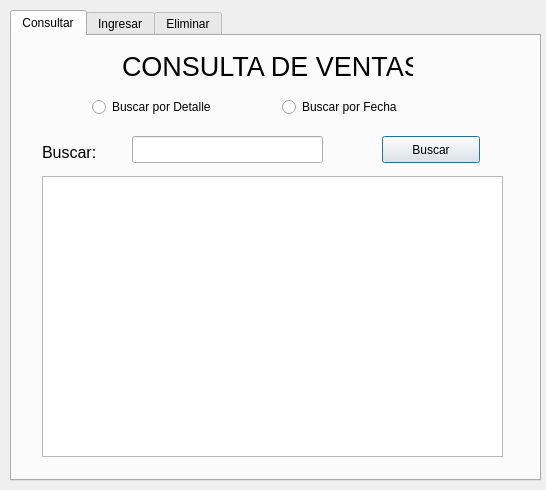
<?xml version="1.0" encoding="UTF-8"?>
<ui version="4.0">
 <class>Dialog</class>
 <widget class="QDialog" name="Dialog">
  <property name="geometry">
   <rect>
    <x>0</x>
    <y>0</y>
    <width>546</width>
    <height>490</height>
   </rect>
  </property>
  <property name="windowTitle">
   <string>Dialog</string>
  </property>
  <widget class="QTabWidget" name="tabWidget">
   <property name="geometry">
    <rect>
     <x>10</x>
     <y>10</y>
     <width>531</width>
     <height>471</height>
    </rect>
   </property>
   <property name="currentIndex">
    <number>0</number>
   </property>
   <widget class="QWidget" name="tab_0">
    <attribute name="title">
     <string>Consultar</string>
    </attribute>
    <widget class="QLabel" name="label_14">
     <property name="geometry">
      <rect>
       <x>110</x>
       <y>20</y>
       <width>291</width>
       <height>20</height>
      </rect>
     </property>
     <property name="font">
      <font>
       <pointsize>20</pointsize>
      </font>
     </property>
     <property name="text">
      <string>CONSULTA DE VENTAS</string>
     </property>
    </widget>
    <widget class="QLineEdit" name="txtBuscar">
     <property name="geometry">
      <rect>
       <x>120</x>
       <y>100</y>
       <width>191</width>
       <height>27</height>
      </rect>
     </property>
    </widget>
    <widget class="QPushButton" name="btnBuscar">
     <property name="geometry">
      <rect>
       <x>370</x>
       <y>100</y>
       <width>98</width>
       <height>27</height>
      </rect>
     </property>
     <property name="text">
      <string>Buscar</string>
     </property>
    </widget>
    <widget class="QTableView" name="tbaVentas">
     <property name="geometry">
      <rect>
       <x>30</x>
       <y>140</y>
       <width>461</width>
       <height>281</height>
      </rect>
     </property>
    </widget>
    <widget class="QLabel" name="label_24">
     <property name="geometry">
      <rect>
       <x>30</x>
       <y>100</y>
       <width>119</width>
       <height>33</height>
      </rect>
     </property>
     <property name="font">
      <font>
       <pointsize>12</pointsize>
      </font>
     </property>
     <property name="text">
      <string>Buscar:</string>
     </property>
     <property name="alignment">
      <set>Qt::AlignLeading|Qt::AlignLeft|Qt::AlignVCenter</set>
     </property>
    </widget>
    <widget class="QRadioButton" name="rdoNombre">
     <property name="geometry">
      <rect>
       <x>80</x>
       <y>60</y>
       <width>181</width>
       <height>22</height>
      </rect>
     </property>
     <property name="text">
      <string>Buscar por Detalle</string>
     </property>
    </widget>
    <widget class="QRadioButton" name="rdoFecha">
     <property name="geometry">
      <rect>
       <x>270</x>
       <y>60</y>
       <width>181</width>
       <height>22</height>
      </rect>
     </property>
     <property name="text">
      <string>Buscar por Fecha</string>
     </property>
    </widget>
   </widget>
   <widget class="QWidget" name="tab_1">
    <attribute name="title">
     <string>Ingresar</string>
    </attribute>
    <widget class="QLabel" name="label_15">
     <property name="geometry">
      <rect>
       <x>210</x>
       <y>20</y>
       <width>131</width>
       <height>31</height>
      </rect>
     </property>
     <property name="font">
      <font>
       <pointsize>20</pointsize>
      </font>
     </property>
     <property name="text">
      <string>Ventas</string>
     </property>
    </widget>
    <widget class="QPushButton" name="btnGuardar">
     <property name="geometry">
      <rect>
       <x>390</x>
       <y>370</y>
       <width>111</width>
       <height>31</height>
      </rect>
     </property>
     <property name="font">
      <font>
       <pointsize>12</pointsize>
      </font>
     </property>
     <property name="text">
      <string>Guardar</string>
     </property>
    </widget>
    <widget class="QPushButton" name="btnLimpiar">
     <property name="geometry">
      <rect>
       <x>90</x>
       <y>370</y>
       <width>111</width>
       <height>31</height>
      </rect>
     </property>
     <property name="font">
      <font>
       <pointsize>12</pointsize>
      </font>
     </property>
     <property name="text">
      <string>Limpiar</string>
     </property>
    </widget>
    <widget class="QLabel" name="label_16">
     <property name="geometry">
      <rect>
       <x>30</x>
       <y>60</y>
       <width>119</width>
       <height>38</height>
      </rect>
     </property>
     <property name="font">
      <font>
       <pointsize>12</pointsize>
      </font>
     </property>
     <property name="text">
      <string>Detalle:</string>
     </property>
     <property name="alignment">
      <set>Qt::AlignLeading|Qt::AlignLeft|Qt::AlignVCenter</set>
     </property>
    </widget>
    <widget class="QLabel" name="label_18">
     <property name="geometry">
      <rect>
       <x>30</x>
       <y>160</y>
       <width>119</width>
       <height>25</height>
      </rect>
     </property>
     <property name="font">
      <font>
       <pointsize>12</pointsize>
      </font>
     </property>
     <property name="text">
      <string>Cantidad:</string>
     </property>
     <property name="alignment">
      <set>Qt::AlignLeading|Qt::AlignLeft|Qt::AlignVCenter</set>
     </property>
    </widget>
    <widget class="QLineEdit" name="txtCantidad">
     <property name="geometry">
      <rect>
       <x>130</x>
       <y>151</y>
       <width>111</width>
       <height>31</height>
      </rect>
     </property>
    </widget>
    <widget class="QLabel" name="label_19">
     <property name="geometry">
      <rect>
       <x>280</x>
       <y>150</y>
       <width>119</width>
       <height>33</height>
      </rect>
     </property>
     <property name="font">
      <font>
       <pointsize>12</pointsize>
      </font>
     </property>
     <property name="text">
      <string>Costo:</string>
     </property>
     <property name="alignment">
      <set>Qt::AlignLeading|Qt::AlignLeft|Qt::AlignVCenter</set>
     </property>
    </widget>
    <widget class="QLineEdit" name="txtCosto">
     <property name="geometry">
      <rect>
       <x>350</x>
       <y>150</y>
       <width>161</width>
       <height>31</height>
      </rect>
     </property>
    </widget>
    <widget class="QLineEdit" name="txtDetalle">
     <property name="geometry">
      <rect>
       <x>130</x>
       <y>60</y>
       <width>381</width>
       <height>31</height>
      </rect>
     </property>
    </widget>
    <widget class="QLabel" name="label_20">
     <property name="geometry">
      <rect>
       <x>30</x>
       <y>260</y>
       <width>119</width>
       <height>46</height>
      </rect>
     </property>
     <property name="font">
      <font>
       <pointsize>12</pointsize>
      </font>
     </property>
     <property name="text">
      <string>Observaciones:</string>
     </property>
     <property name="textFormat">
      <enum>Qt::AutoText</enum>
     </property>
     <property name="alignment">
      <set>Qt::AlignLeading|Qt::AlignLeft|Qt::AlignVCenter</set>
     </property>
    </widget>
    <widget class="QLabel" name="label_21">
     <property name="geometry">
      <rect>
       <x>30</x>
       <y>210</y>
       <width>119</width>
       <height>25</height>
      </rect>
     </property>
     <property name="font">
      <font>
       <pointsize>12</pointsize>
      </font>
     </property>
     <property name="text">
      <string>Fecha:</string>
     </property>
     <property name="alignment">
      <set>Qt::AlignLeading|Qt::AlignLeft|Qt::AlignVCenter</set>
     </property>
    </widget>
    <widget class="QLineEdit" name="txtTotal">
     <property name="geometry">
      <rect>
       <x>350</x>
       <y>210</y>
       <width>161</width>
       <height>31</height>
      </rect>
     </property>
    </widget>
    <widget class="QLabel" name="label_22">
     <property name="geometry">
      <rect>
       <x>280</x>
       <y>210</y>
       <width>119</width>
       <height>33</height>
      </rect>
     </property>
     <property name="font">
      <font>
       <pointsize>12</pointsize>
      </font>
     </property>
     <property name="text">
      <string>Total:</string>
     </property>
     <property name="alignment">
      <set>Qt::AlignLeading|Qt::AlignLeft|Qt::AlignVCenter</set>
     </property>
    </widget>
    <widget class="QTextEdit" name="txtObservaciones">
     <property name="geometry">
      <rect>
       <x>150</x>
       <y>260</y>
       <width>361</width>
       <height>84</height>
      </rect>
     </property>
    </widget>
    <widget class="QDateEdit" name="dteFecha">
     <property name="geometry">
      <rect>
       <x>130</x>
       <y>210</y>
       <width>110</width>
       <height>31</height>
      </rect>
     </property>
    </widget>
    <widget class="QLabel" name="label_26">
     <property name="geometry">
      <rect>
       <x>30</x>
       <y>110</y>
       <width>119</width>
       <height>33</height>
      </rect>
     </property>
     <property name="font">
      <font>
       <pointsize>12</pointsize>
      </font>
     </property>
     <property name="text">
      <string>Encargado:</string>
     </property>
     <property name="alignment">
      <set>Qt::AlignLeading|Qt::AlignLeft|Qt::AlignVCenter</set>
     </property>
    </widget>
    <widget class="QComboBox" name="cmbEncargado">
     <property name="geometry">
      <rect>
       <x>130</x>
       <y>110</y>
       <width>381</width>
       <height>31</height>
      </rect>
     </property>
    </widget>
   </widget>
   <widget class="QWidget" name="tab_5">
    <attribute name="title">
     <string>Eliminar</string>
    </attribute>
    <widget class="QTableView" name="tbaVentaEliminar">
     <property name="geometry">
      <rect>
       <x>30</x>
       <y>60</y>
       <width>461</width>
       <height>321</height>
      </rect>
     </property>
    </widget>
    <widget class="QPushButton" name="btnEliminar">
     <property name="geometry">
      <rect>
       <x>200</x>
       <y>390</y>
       <width>131</width>
       <height>27</height>
      </rect>
     </property>
     <property name="text">
      <string>Eliminar Todo</string>
     </property>
    </widget>
    <widget class="QLabel" name="label_23">
     <property name="geometry">
      <rect>
       <x>140</x>
       <y>20</y>
       <width>271</width>
       <height>20</height>
      </rect>
     </property>
     <property name="font">
      <font>
       <pointsize>20</pointsize>
      </font>
     </property>
     <property name="text">
      <string>ELIMINAR VENTA</string>
     </property>
    </widget>
   </widget>
  </widget>
 </widget>
 <resources/>
 <connections/>
</ui>
